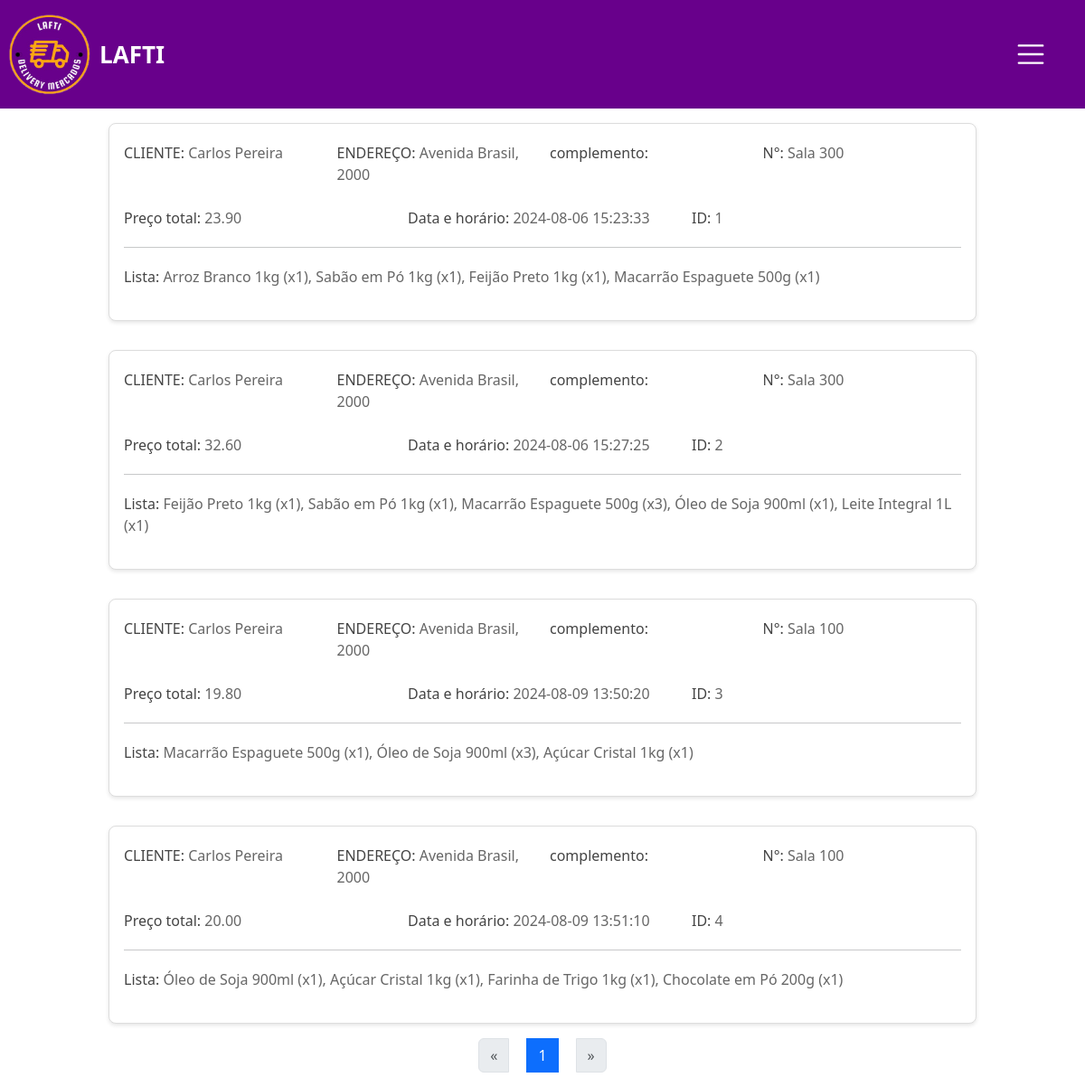
The app's page /pages/PainelEmpresa/HistoricoPedidos.php (signed in) with its own data.
### tables this page shows
CREATE TABLE `historico` (
  `id` int(110) NOT NULL,
  `user_id` int(110) DEFAULT NULL,
  `id_empresa` int(150) DEFAULT NULL,
  `user_nome` varchar(255) DEFAULT NULL,
  `user_endereco` varchar(255) DEFAULT NULL,
  `user_n` varchar(50) DEFAULT NULL,
  `user_complemento` varchar(255) DEFAULT NULL,
  `telefone` varchar(12) NOT NULL,
  `produtos` text DEFAULT NULL,
  `preco_total` decimal(10,2) DEFAULT NULL,
  `data_pedido` timestamp NOT NULL DEFAULT current_timestamp()
);

### pages/PainelEmpresa/HistoricoPedidos.php (the view, shortened to what this page needs)
<!DOCTYPE html>
<html lang="pt-br">
<head>
    <link rel="stylesheet" href="../../acetts/css/stylePedido.css">
    <link href="https://cdn.jsdelivr.net/npm/bootstrap@5.3.3/dist/css/bootstrap.min.css" rel="stylesheet">
</head>
<body>
    <?php
        include "../../conexao.php";
        $resultados_por_pagina = 4;
        if (isset($_GET['pagina']) && is_numeric($_GET['pagina'])) {
            $pagina = (int) $_GET['pagina'];
        } else {
            $pagina = 1;
        }
        $sql_total = "SELECT COUNT(*) FROM historico";
        $result_total = mysqli_query($conn, $sql_total);
        $row_total = mysqli_fetch_array($result_total);
        $total_pedidos = $row_total[0];
        $total_paginas = ceil($total_pedidos / $resultados_por_pagina);
        $offset = ($pagina - 1) * $resultados_por_pagina;
        $sql = "SELECT * FROM historico LIMIT $offset, $resultados_por_pagina";
        $dados = mysqli_query($conn, $sql);
    ?>
    <nav>
        <div>
            <img src="../../icons/img-01.png" class="nav-logo" alt="LAFTI Logo">
            <p>LAFTI</p>
        </div>
        <div>
        <?php include "navbar.php"; ?>
        </div>
    </nav>
    <section class="content-principal" style="display: flex;flex-direction: column;justify-content: center;align-items: center;">
        <?php while ($linha = mysqli_fetch_assoc($dados)): ?>
            <div class='card-pedido' style="width: 80%;">
    <div class='info-pedido'>
        <p>CLIENTE: <span><?= htmlspecialchars($linha['user_nome']) ?></span></p>
        <p>ENDEREÇO: <span><?= htmlspecialchars($linha['user_endereco']) ?></span></p>
        <p>complemento: <span><?= htmlspecialchars($linha['user_complemento']) ?></span></p>
        <p>N°: <span><?= htmlspecialchars($linha['user_n']) ?></span></p>
    </div>
    <div class='list-pedido'>
        <p>Preço total: <span><?= htmlspecialchars($linha['preco_total']) ?></span></p>
        <p>Data e horário: <span><?= htmlspecialchars($linha['data_pedido']) ?></span></p>
        <p>ID: <span><?= htmlspecialchars($linha['id']) ?></span></p>
    </div>
    <hr>
    <div class='list-pedido'>
        <p>Lista: <span><?= htmlspecialchars($linha['produtos']) ?></span></p>
    </div>
</div>
        <?php endwhile; ?>
        <section aria-label="Page navigation example">
            <ul class="pagination">
                <li class="page-item <?= ($pagina <= 1) ? 'disabled' : '' ?>">
                    <a class="page-link" href="<?= ($pagina > 1) ? '?pagina=' . ($pagina - 1) : '#' ?>" aria-label="Previous">
                        <span aria-hidden="true">&laquo;</span>
                    </a>
                </li>
                <?php for ($i = 1; $i <= $total_paginas; $i++): ?>
                    <li class="page-item <?= ($i == $pagina) ? 'active' : '' ?>">
                        <a class="page-link" href="?pagina=<?= $i ?>"><?= $i ?></a>
                    </li>
                <?php endfor; ?>
                <li class="page-item <?= ($pagina >= $total_paginas) ? 'disabled' : '' ?>">
                    <a class="page-link" href="<?= ($pagina < $total_paginas) ? '?pagina=' . ($pagina + 1) : '#' ?>" aria-label="Next">
                        <span aria-hidden="true">&raquo;</span>
                    </a>
                </li>
            </ul>
        </section>
    </section>
</body>
</html>

### acetts/css/stylePedido.css (style rules this page uses)
body, html { height: 100vh; margin: 0; padding: 0; }
nav { background-color: #68008B; height: 15%; display: flex; align-items: center; justify-content: space-between; }
nav div { display: flex; flex-direction: row; align-items: center; }
.nav-logo { height:90px ; width:90px ; margin-left: 10px; }
nav p { margin-left: 10px; margin-top: 0; margin-bottom: 0; color: #ffffff; font-size: 26px; font-weight: bold; }
.content-principal { height: auto; display: flex; justify-content: center; flex-direction: row; flex-wrap: wrap; }
.card-pedido { border: 1px solid #ddd; border-radius: 8px; padding: 16px; margin: 16px 0; background-color: #fff; box-shadow: 0 2px 4px rgba(0,0,0,0.1); }
.info-pedido, .list-pedido { margin-bottom: 16px; }
.info-pedido { display: flex; flex-wrap: wrap; gap: 16px; }
.info-pedido p { margin: 4px 0; font-size: 16px; color: #444; flex: 1; }
.info-pedido p span { font-weight: normal; color: #666; }
.list-pedido { display: flex; flex-wrap: wrap; gap: 16px; }
.list-pedido p { margin: 4px 0; font-size: 16px; color: #444; flex: 1; }
.list-pedido p span { font-weight: normal; color: #666; }
ul { list-style: none; padding: 0; margin: 0; }
li { display: inline-block; margin: 0 10px; }

### records on screen
historico: user_nome "Carlos Pereira", user_endereco "Avenida Brasil, 2000", user_n "Sala 300", preco_total "23.90", data_pedido "2024-08-06 15:23:33", id "1", produtos "Arroz Branco 1kg (x1), Sabão em Pó 1kg (x1), Feijão Preto 1kg (x1), Macarrão Espaguete 500g (x1)"
historico: user_nome "Carlos Pereira", user_endereco "Avenida Brasil, 2000", user_n "Sala 300", preco_total "32.60", data_pedido "2024-08-06 15:27:25", id "2", produtos "Feijão Preto 1kg (x1), Sabão em Pó 1kg (x1), Macarrão Espaguete 500g (x3), Óleo de Soja 900ml (x1), Leite Integral 1L (x1)"
historico: user_nome "Carlos Pereira", user_endereco "Avenida Brasil, 2000", user_n "Sala 100", preco_total "19.80", data_pedido "2024-08-09 13:50:20", id "3", produtos "Macarrão Espaguete 500g (x1), Óleo de Soja 900ml (x3), Açúcar Cristal 1kg (x1)"
historico: user_nome "Carlos Pereira", user_endereco "Avenida Brasil, 2000", user_n "Sala 100", preco_total "20.00", data_pedido "2024-08-09 13:51:10", id "4", produtos "Óleo de Soja 900ml (x1), Açúcar Cristal 1kg (x1), Farinha de Trigo 1kg (x1), Chocolate em Pó 200g (x1)"
